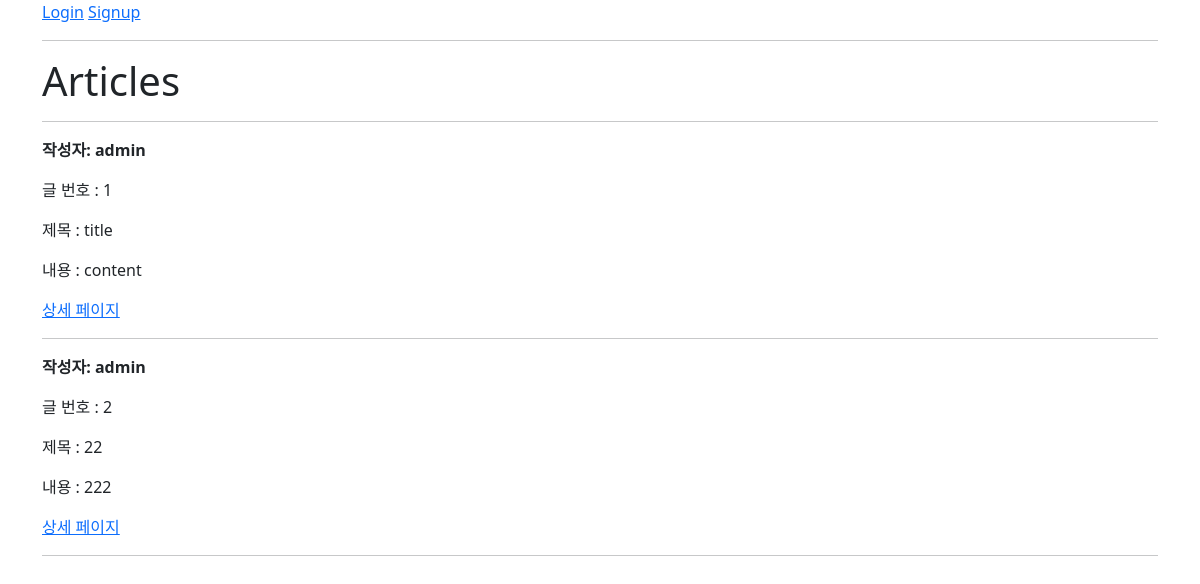
The page /articles/ on the database as committed earlier.
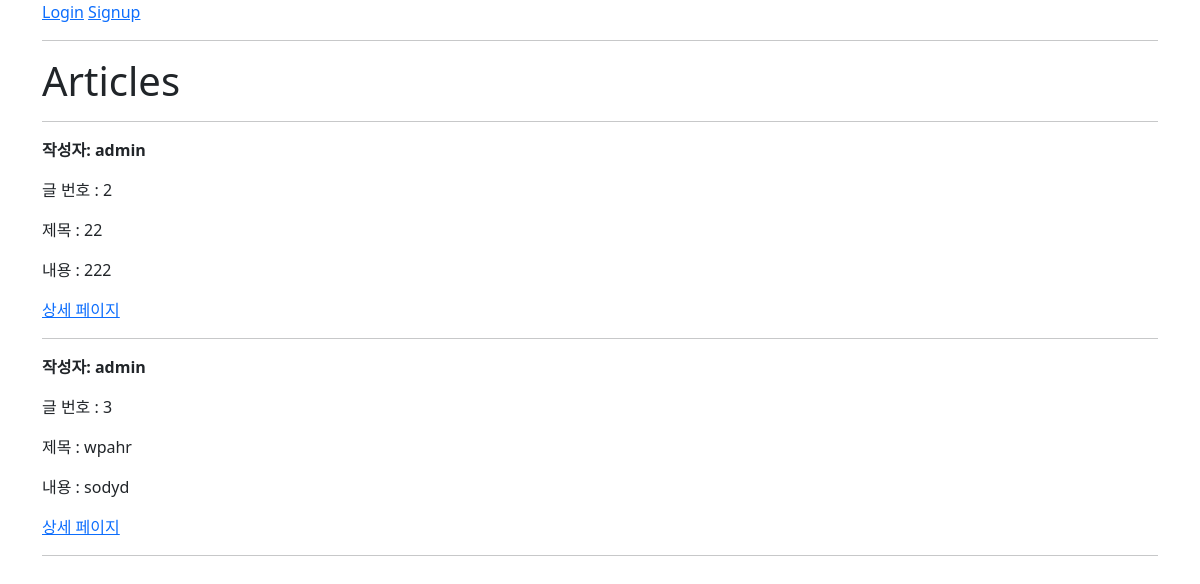
The same page on the database as committed later.
### articles/models.py (models this page shows)
class Article(models.Model):
    user = models.ForeignKey(settings.AUTH_USER_MODEL, on_delete=models.CASCADE)
    title = models.CharField(max_length=10)
    content = models.TextField()
    created_at = models.DateTimeField(auto_now_add=True)
    updated_at = models.DateTimeField(auto_now=True)

### accounts/models.py (models this page shows)
class User(AbstractUser):
    pass

### articles/views.py (the view)
# urls.py: path('', views.index, name='index'),
@require_safe
def index(request):
    articles = Article.objects.all()
    context = {
        'articles': articles,
    }
    return render(request, 'articles/index.html', context)

### articles/templates/articles/index.html (shortened to what this page needs)
{% extends 'base.html' %}
{% block content %}
  <h1>Articles</h1>
  <hr>
  {% for article in articles %}
    <p><b>작성자: {{ article.user }}</b></p>
    <p>글 번호 : {{ article.pk }}</p>
    <p>제목 : {{ article.title }}</p>
    <p>내용 : {{ article.content }}</p>
    <a href="{% url 'articles:detail' article.pk %}">상세 페이지</a>
    <hr>
  {% endfor %}
{% endblock content %}

### templates/base.html (shortened to what this page needs)
<!DOCTYPE html>
<html lang="en">
<head>
  <link href="https://cdn.jsdelivr.net/npm/bootstrap@5.2.0/dist/css/bootstrap.min.css" rel="stylesheet">  <title>Document</title>
</head>
<body>
  <div class="container">
    {% if request.user.is_authenticated %}
      <h3>{{ user }}</h3>
      <form action="{% url 'accounts:logout' %}" method="POST">
        {% csrf_token %}
        <input type="submit" value="Logout">
      </form>
      <form action="{% url 'accounts:delete' %}" method="POST">
        {% csrf_token %}
        <input type="submit" value="회원탈퇴">
      </form>
      <a href="{% url 'accounts:update' %}">회원정보수정</a>
    {% else %}
      <a href="{% url 'accounts:login' %}">Login</a>
      <a href="{% url 'accounts:signup' %}">Signup</a>
    {% endif %}
    <hr>
    {% block content %}
    {% endblock content %}
  </div>
</body>
</html>

Rows that differ between the two databases and show on the page:
removed Article: user "admin", pk "1", title "title", content "content"
added Article: user "admin", pk "3", title "wpahr", content "sodyd"
